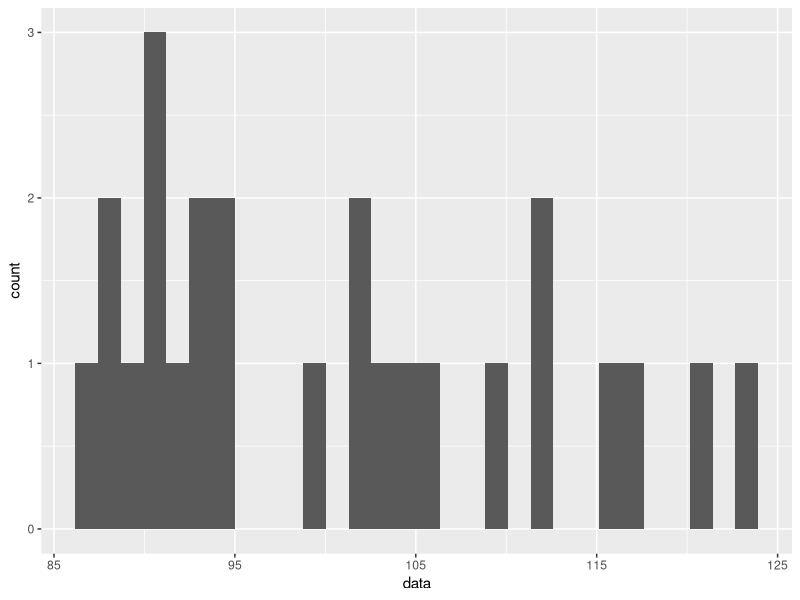
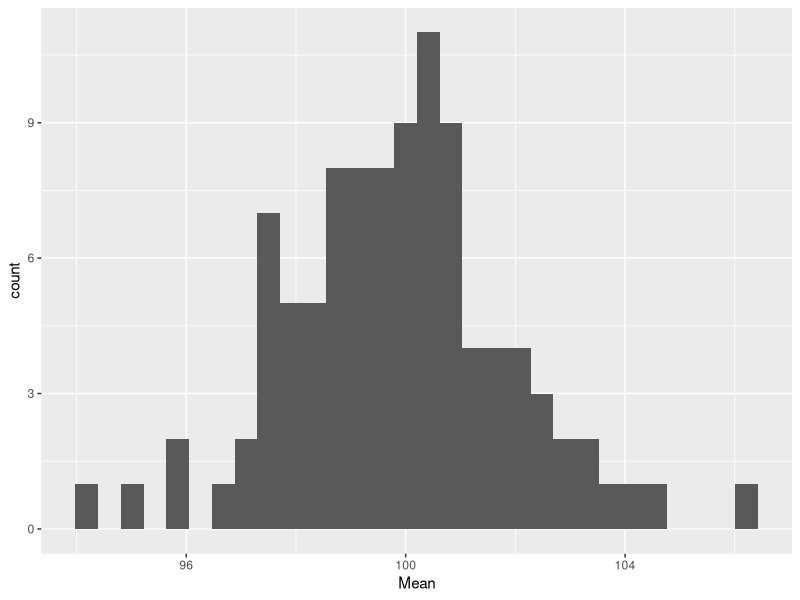
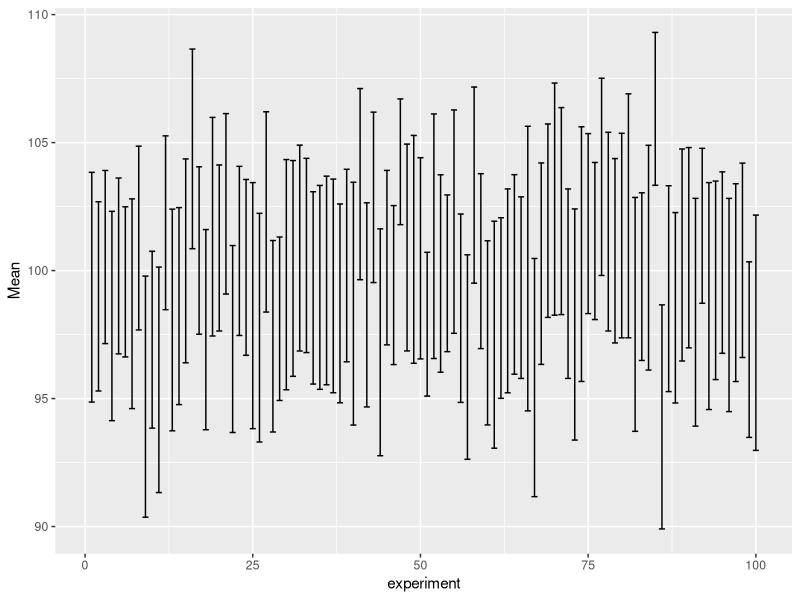
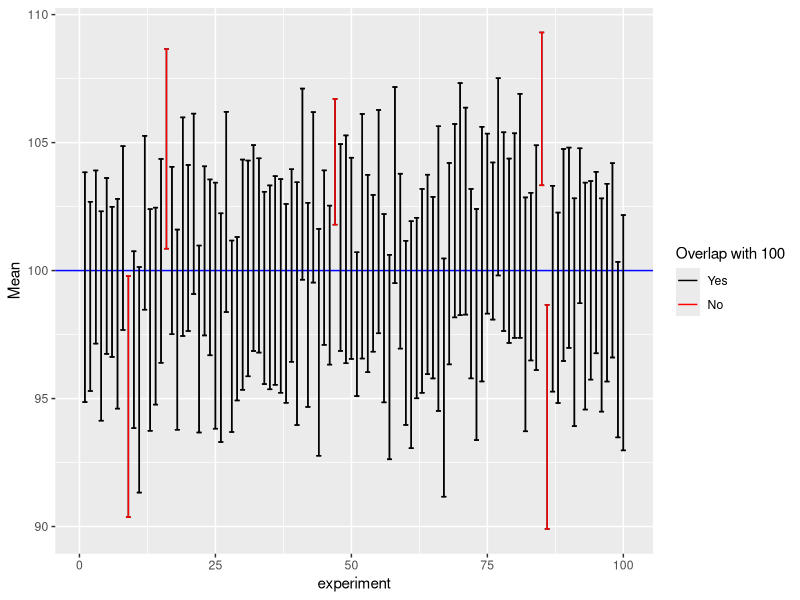

Reproduce these figures in R, in order.
## ---- chunk 1
library(tidyverse)
library(ggplot2)
## ---- chunk 2

single_experiment <- rnorm(n=25, mean=100, sd=10)

## ---- chunk 3

single_experiment_table <- tibble(data = single_experiment)

head(single_experiment_table)

## ---- chunk 4

ggplot(single_experiment_table, aes(x=data)) + geom_histogram()

## ---- chunk 5

more_experiments <- replicate(n=100, expr=rnorm(n=25, mean=100, sd=10))

## ---- chunk 6

colnames(more_experiments) <- 1:100

more_experiments_table <- more_experiments %>% as_tibble() %>% pivot_longer(cols = everything(), names_to ="experiment", values_to="data") %>% mutate(experiment = as.integer(experiment)) %>% arrange(experiment)

head(more_experiments_table)

## ---- chunk 7

summary_table <- more_experiments_table %>% group_by(experiment) %>% summarize(SampleSize = n(), Mean=mean(data), SD=sd(data), SE=SD/sqrt(SampleSize))

summary_table

## ---- chunk 8

ggplot(summary_table, aes(x=Mean)) + geom_histogram()

## ---- chunk 9

CIs <- summary_table %>% mutate(LowerCI = Mean - 1.96*SE, UpperCI = Mean + 1.96*SE)

CIs

## ---- chunk 10

CIplot <- ggplot(CIs, aes(y=Mean, x=experiment)) + geom_errorbar(aes(ymin=LowerCI, ymax=UpperCI))

CIplot

## ---- chunk 11

CIplot + geom_hline(yintercept=100, color="blue") + geom_errorbar(aes(ymin = LowerCI, ymax = UpperCI, color = (LowerCI > 100 | UpperCI < 100))) +  scale_color_manual(values = c("FALSE" = "black", "TRUE" = "red"),labels = c("Yes", "No"),name = "Overlap with 100")

## ---- chunk 12

summary_table <- summary_table %>% mutate(TrueSE = sd(Mean))

summary_table
